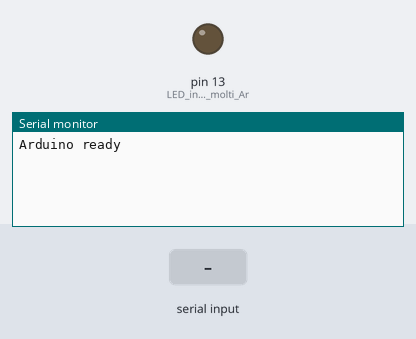
Recording of a sketch running on a simulated Arduino Uno, built with avr-gcc and run on an emulated ATmega328P. On the bench: output pins drawn as LEDs (lit = HIGH), the last lines printed to the serial monitor. The test bench sets the inputs (shaded band).

Above: at 1.2 s.
1.3 s: "led rosso\n" received over Serial
At 2.4 s:
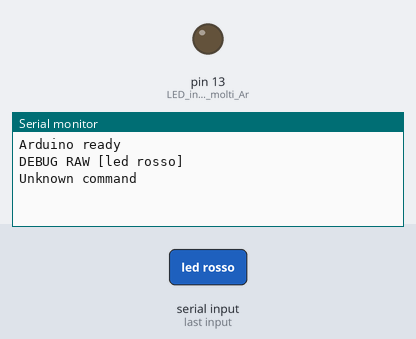
2.8 s: byte 10 ('\n') received over Serial
At 4.0 s:
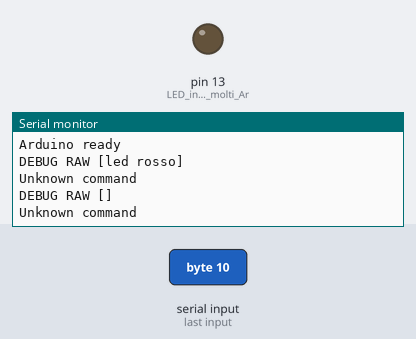
4.3 s: "turnOn\n" received over Serial
At 5.5 s:
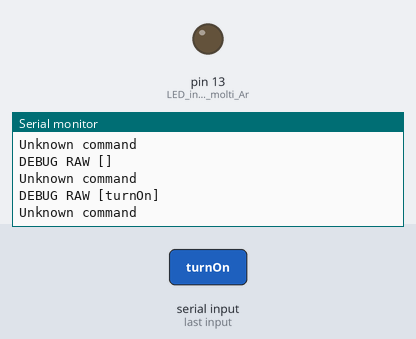
5.8 s: "turnOff\n" received over Serial
At 6.9 s:
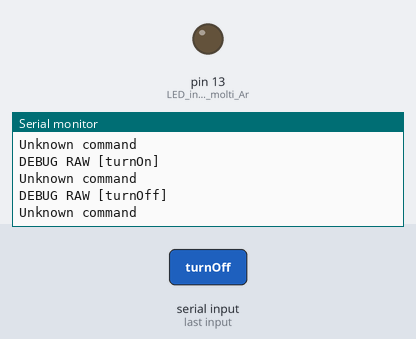

Measured:
- after the input at 1.3 s, the serial monitor: prints a new line at once (image 1)
- after the input at 2.8 s, the serial monitor: prints a new line at once (image 2)
- after the input at 4.3 s, the serial monitor: prints a new line at once (image 3)
- after the input at 5.8 s, the serial monitor: prints a new line at once (image 4)

The sketch:

local_client_arduino.ino
```cpp
String input = "";

void setup() {
  Serial.begin(9600);
  pinMode(13, OUTPUT); // LED integrato su molti Arduino
  Serial.println("Arduino ready");
}

void loop() {
  while (Serial.available()) {
    char c = Serial.read();

    if (c == '\n') {
      input.trim();            // Rimuove spazi e newline
      processCommand(input);   // Analizza comando
      input = "";              // Reset input
    } else {
      input += c;
    }
  }
}

void processCommand(String cmd) {
  Serial.print("DEBUG RAW [");
  Serial.print(cmd);
  Serial.println("]");

  if (cmd.indexOf("led rosso") > -1 && cmd.indexOf("turnOn") > -1) {
    digitalWrite(13, HIGH);
    Serial.println("LED ON");
  } else if (cmd.indexOf("led rosso") > -1 && cmd.indexOf("turnOff") > -1) {
    digitalWrite(13, LOW);
    Serial.println("LED OFF");
  } else {
    Serial.println("Unknown command");
  }
}
```
